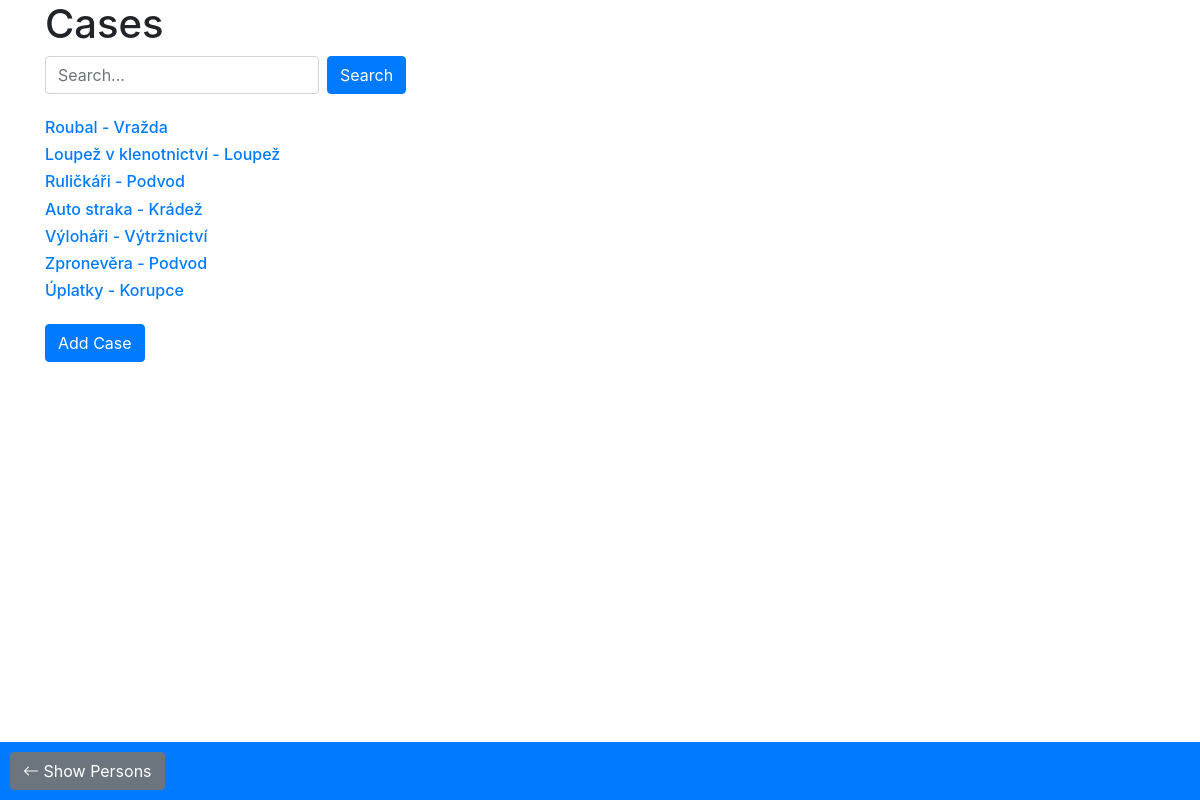
The page /cases/ on the database its author committed.
### SKJproject/models.py (models this page shows, shortened)
class Case(models.Model):
    name = models.CharField(max_length=30)
    case_type = models.CharField(max_length=30)
    detective = models.CharField(max_length=30)
    judge = models.CharField(max_length=30)
    start_date = models.DateField()
    end_date = models.DateField()
    description = models.CharField(max_length=500)
    criminal_history_id = models.ForeignKey('CriminalHistory', blank=True, null=True, on_delete=models.SET_NULL)

### SKJproject/views.py (the view)
# urls.py: path('cases/', views.cases, name='cases'),
def cases(request):
    query = request.GET.get('q')
    if query:
        all_cases = Case.objects.filter(
            Q(name__icontains=query) | Q(case_type__icontains=query)
        )
    else:
        all_cases = Case.objects.all()
    return render(request, 'SKJproject/cases.html', {'all_cases': all_cases})

### templates/SKJproject/cases.html (shortened to what this page needs)
<!DOCTYPE html>
<html lang="en">
<head>
    <link rel="stylesheet" href="https://stackpath.bootstrapcdn.com/bootstrap/4.5.2/css/bootstrap.min.css">
    <link href="https://cdn.jsdelivr.net/npm/bootstrap-icons/font/bootstrap-icons.css" rel="stylesheet">
</head>
<body>
<div class="container">
    <h1>Cases</h1>
    <form action="{% url 'cases' %}" method="GET" class="form-inline mb-4">
        <div class="form-group mr-2">
            <input type="text" class="form-control" placeholder="Search..." name="q" value="{{ query }}">
        </div>
        <button type="submit" class="btn btn-primary mr-2">Search</button>
    </form>
    {% for case in all_cases %}
        <h5 style="font-size: 16px;"><a href="{% url 'show_case' case.id %}">{{ case.name }} - {{ case.case_type }}</a></h5>
    {% endfor %}
    <a href="{% url 'addcase' %}" class="btn btn-primary mt-3">Add Case</a>
</div>
<div class='footer fixed-bottom text-left' style="background-color: #007bff; padding: 10px;">
    <a href="{% url 'index' %}" class="btn btn-secondary"><i class="bi bi-arrow-left"></i> Show Persons </a>
</div>
</body>
</html>

### rows shown on the page
Case: name "Roubal", case_type "Vražda"
Case: name "Loupež v klenotnictví", case_type "Loupež"
Case: name "Ruličkáři", case_type "Podvod"
Case: name "Auto straka", case_type "Krádež"
Case: name "Výloháři", case_type "Výtržnictví"
Case: name "Zpronevěra", case_type "Podvod"
Case: name "Úplatky", case_type "Korupce"
